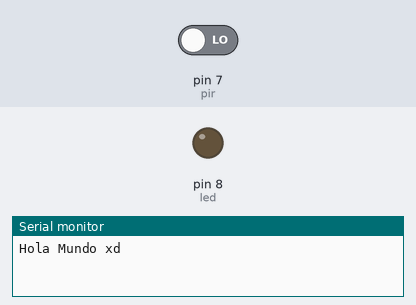
The sketch below on a simulated Arduino Uno, built with avr-gcc and run on an emulated ATmega328P. Parts: output pins drawn as LEDs (lit = HIGH), the last lines printed to the serial monitor. Inputs (shaded band) come from the test bench; at power-on: pin 7 (pir) LOW.

Above: at 2.2 s.
2.3 s: pin 7 (pir) driven HIGH
At 3.3 s:
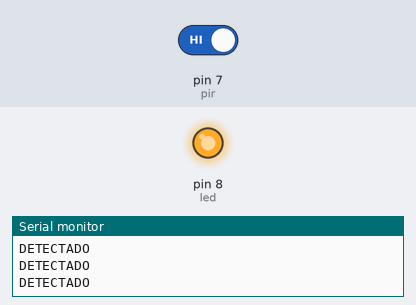
Timing chart, 0 to 5.3 s (numbered marks = the images above; inputs shaded):
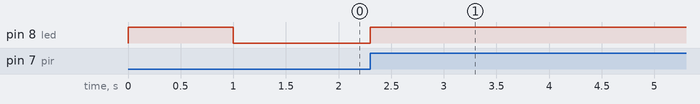

The sketch:

prueba_de_Pir.ino
```cpp
//comprobacion si el PIR recibe señal
int led=8;
int pir=7;
int estadoPir;

void setup() {

  pinMode(led,OUTPUT);
  pinMode(pir,INPUT);
  Serial.begin(9600);
  digitalWrite(led,LOW);
  Serial.println("Hola Mundo xd");
  digitalWrite(led,HIGH);
  delay(1000);
  digitalWrite(led,LOW);
}

void loop() {
estadoPir=digitalRead(pir);

if(estadoPir==1){
  digitalWrite(led,HIGH);
  Serial.println("DETECTADO");
  delay(100);
  }

}
```

Measured:
- after the input at 2.3 s, pin 8 (led): LOW → HIGH at once
